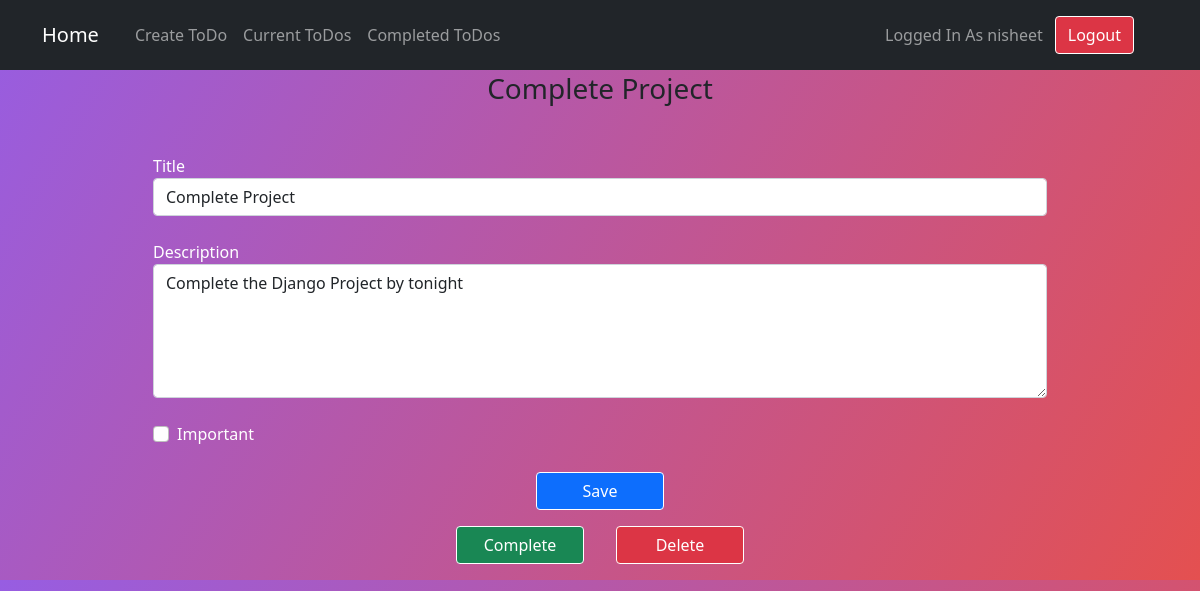
The app's page /todo/10 (signed in), older data.
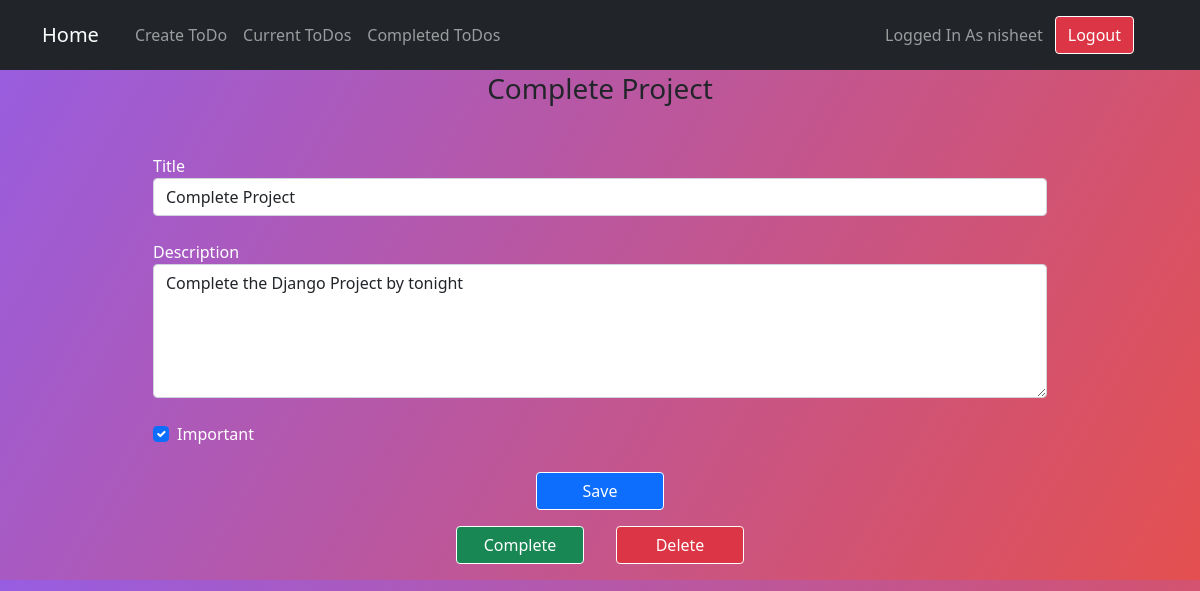
The same page, newer data.
### todo/models.py (models this page shows, shortened)
class Todo(models.Model):
	title = models.CharField(max_length=100)
	memo = models.TextField(blank=True)
	created = models.DateTimeField(auto_now_add=True)
	datecompleted = models.DateTimeField(null=True, blank=True)
	important = models.BooleanField(default=False)
	user = models.ForeignKey(User, on_delete=models.CASCADE)

### todo/views.py (the view, shortened to what this page needs)
# urls.py: path('todo/<int:todo_pk>', views.viewtodo, name='viewtodo'),
@login_required
def viewtodo(request, todo_pk):
     todo = get_object_or_404(Todo, pk=todo_pk, user=request.user)
     if request.method == 'GET':
          form = TodoForm(instance=todo)
          return render(request, 'todo/viewtodo.html', {'todo': todo, 'form':form})

### todo/forms.py
class TodoForm(ModelForm):
	class Meta:
		model = Todo
		fields = ['title', 'memo', 'important']

### todo/templates/todo/viewtodo.html (shortened to what this page needs)
{% extends 'todo/base.html' %}
{% block content %}
<h3 class="container text-center">{{ todo.title }}</h3>
<div class="row justify-content-center mt-5">
	<div class="col-md-5 w-75">
		<form method="POST">
			<div class="form-group">
				<label for="title" style="color: white;">Title</label>
				<input type="text" name="title" class="form-control" id="title" value="{{ todo.title }}" required>
			</div>
			<br>
			<div class="form-group">
				<label for="memo" style="color: white;">Description</label>
				<textarea name="memo" rows="5" class="form-control" id="memo">{{ todo.memo }}</textarea>
			</div>
			<br>
			<div class="form-group form-check">
				<input type="checkbox" name="important" id="important" {% if todo.important %}checked {% endif %}
					class="form-check-input">
				<label class="form-check-label" for="important" style="color: white;">Important</label>
			</div>
			<br>
			<div style="display: flex; justify-content: center; align-items: center;">
				<button type="submit" class="btn btn-primary" style="width: 8rem">Save</button>
			</div>
		</form>
		<div style="display: flex; justify-content: center; align-items: center;">
			<form method="POST" action="{% url 'completetodo' todo.id %}">
				<button type="submit" class="btn btn-success" style="margin: 1rem; width: 8rem">Complete</button>
			</form>
			<form method="POST" action="{% url 'deletetodo' todo.id %}">
				<button type="submit" class="btn btn-danger" style="margin: 1rem; width: 8rem">Delete</button>
			</form>
		</div>
	</div>
</div>
{% endblock %}

Row changes from the older to the newer data that the page shows:
changed Todo "Complete Project": important "☐" → "☑"
